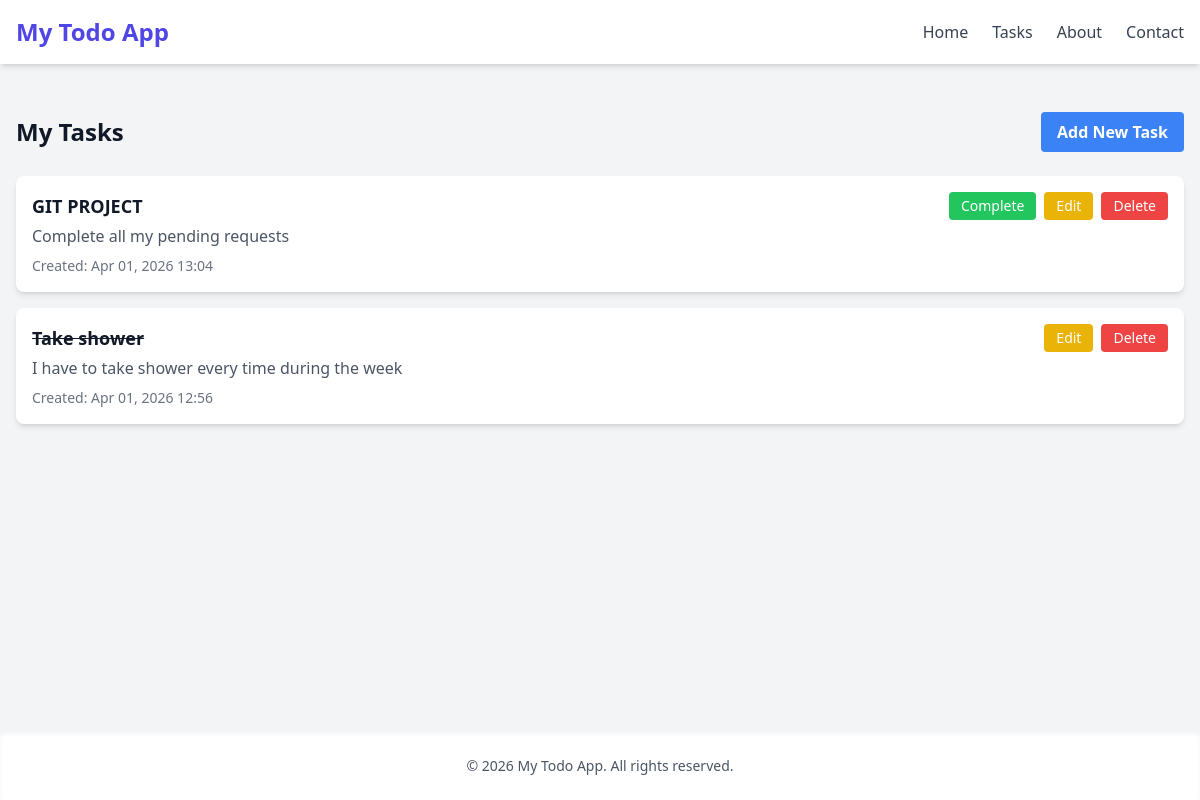
/tasks/, run on the app's committed database.
### Tasks/models.py (models this page shows, shortened)
class Task(models.Model):
    title = models.CharField(max_length=200)
    description = models.TextField(blank=True)
    created_at = models.DateTimeField(auto_now_add=True)
    completed = models.BooleanField(default=False)

### Tasks/views.py (the view)
# urls.py: path('', views.task_list, name='task_list'),
def task_list(request):
    tasks = Task.objects.all().order_by('-created_at')
    return render(request, 'Tasks/task_list.html', {'tasks': tasks})

### templates/Tasks/task_list.html (shortened to what this page needs)
{% extends "base.html" %}
{% block content %}
    <div class="flex justify-between items-center mb-6">
        <h2 class="text-2xl font-bold text-gray-900">My Tasks</h2>
        <a href="{% url 'create_task' %}" class="bg-blue-500 hover:bg-blue-700 text-white font-bold py-2 px-4 rounded">
            Add New Task
        </a>
    </div>
    {% if tasks %}
        <div class="space-y-4">
            {% for task in tasks %}
                <div class="bg-white p-4 rounded-lg shadow-md">
                    <div class="flex justify-between items-start">
                        <div class="flex-1">
                            <h3 class="text-lg font-semibold text-gray-900 {% if task.completed %}line-through text-gray-500{% endif %}">
                                {{ task.title }}
                            </h3>
                            {% if task.description %}
                                <p class="text-gray-600 mt-1">{{ task.description }}</p>
                            {% endif %}
                            <p class="text-sm text-gray-500 mt-2">Created: {{ task.created_at|date:"M d, Y H:i" }}</p>
                        </div>
                        <div class="flex space-x-2">
                            {% if not task.completed %}
                                <form method="post" action="{% url 'complete_task' task.id %}" class="inline">
                                    <button type="submit" class="bg-green-500 hover:bg-green-700 text-white text-sm py-1 px-3 rounded">
                                        Complete
                                    </button>
                                </form>
                            {% endif %}
                            <a href="{% url 'edit_task' task.id %}" class="bg-yellow-500 hover:bg-yellow-700 text-white text-sm py-1 px-3 rounded">
                                Edit
                            </a>
                            <a href="{% url 'delete_task' task.id %}" class="bg-red-500 hover:bg-red-700 text-white text-sm py-1 px-3 rounded">
                                Delete
                            </a>
                        </div>
                    </div>
                </div>
            {% endfor %}
        </div>
    {% else %}
        <div class="bg-white p-8 rounded-lg shadow-md text-center">
            <p class="text-gray-600 text-lg">No tasks yet. <a href="{% url 'create_task' %}" class="text-blue-500 hover:text-blue-700">Create your first task!</a></p>
        </div>
    {% endif %}
{% endblock %}

### templates/base.html (shortened to what this page needs)
<!DOCTYPE html>
<html lang="en">
<head>
    <script src="https://cdn.tailwindcss.com"></script>
</head>
<body class="bg-gray-100 flex flex-col min-h-screen">
    <nav class="bg-white shadow-md">
        <div class="max-w-7xl mx-auto px-4 py-4 flex justify-between items-center">
            <h1 class="text-2xl font-bold text-indigo-600">My Todo App</h1>
            <div class="space-x-6 hidden md:flex">
                <a href="/" class="text-gray-700 hover:text-indigo-600">Home</a>
                <a href="/tasks" class="text-gray-700 hover:text-indigo-600">Tasks</a>
                <a href="/about" class="text-gray-700 hover:text-indigo-600">About</a>
                <a href="/contact" class="text-gray-700 hover:text-indigo-600">Contact</a>
            </div>
        </div>
    </nav>
    <main class="flex-grow max-w-7xl mx-auto px-4 py-8 w-full">
        {% block content %}
        {% endblock %}
    </main>
    <footer class="bg-white shadow-inner mt-12">
        <div class="max-w-7xl mx-auto px-4 py-6 text-center text-gray-600">
            <p class="text-sm">
                &copy; {{ year|default:"2026" }} My Todo App. All rights reserved.
            </p>
        </div>
    </footer>
</body>
</html>

### data on the page
Task: title "GIT PROJECT", description "Complete all my pending requests", created_at "Apr 01, 2026 13:04", completed "Complete"
Task: title "Take shower", description "I have to take shower every time during the week", created_at "Apr 01, 2026 12:56"

### other printed values
{{ year|default:"2026" }} "2026"
